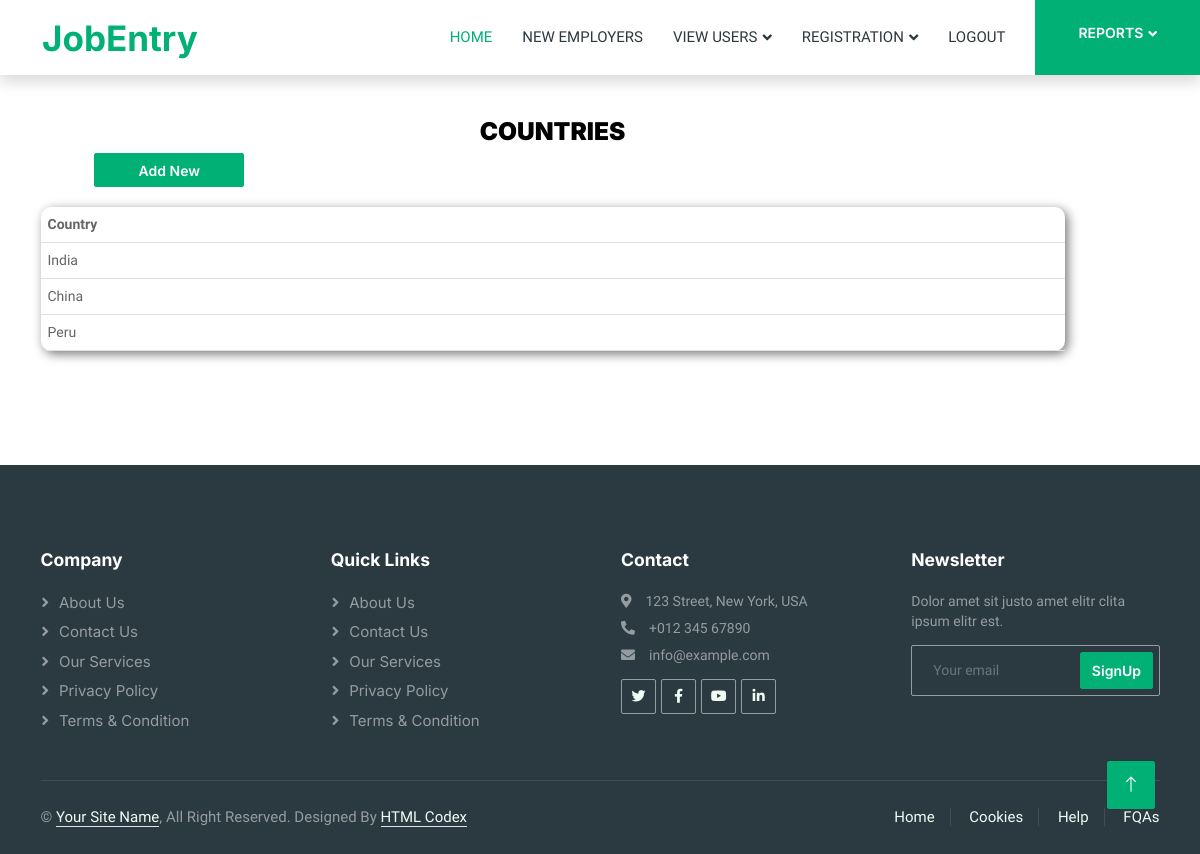
Page /accounts/admin/view/country/ (signed in) on the committed database.
### MetaData/models.py (models this page shows, shortened)
class Country(models.Model):
    country_name = models.CharField(max_length=100)

### Admin/views.py (the view)
# urls.py: path('accounts/admin/view/country/', views.view_country, name="view-countries"),
def view_country(request):
    if request.user.is_authenticated and request.user.is_app_admin:
        countries = Country.objects.all
        return render(request, 'views/admin/registration/countries.html', {'countries': countries})
    else:
        return redirect('index-page')

### templates/views/admin/registration/countries.html
{% extends 'base/admin/base.html' %}
{% load static %}
{% block body %}
    <br><br>
    <div class="container">
        <div class="row">
            <div class="col-md-11">
                <h3 style="text-align: center; color: #000"><b>COUNTRIES </b></h3>
                <div class="col-sm-1">
                    <a href="{% url 'register-country' %}" class="btn btn-primary" style="margin-left:63%;margin-bottom:20px; width:150px;">Add New</a>
                </div>
                <div class="form-horizontal">
                    <div class="form-group">
                        <table class="table table-hover" style=" border-radius: 10px; box-shadow: 3px 3px 11px #777777; margin-bottom:7%">
                            <tr>
                                <th>Country</th>
                            </tr>
                            {% for country in countries %}
                                <tr onclick="window.location='{% url 'view-states' %}?country={{ country.id }}'">
                                    <td>{{ country.country_name }}</td>
                                </tr>
                            {% endfor %}
                        </table>
                    </div>
                </div>
            </div>
        </div>
    </div>
{% endblock %}

### static/css/style.css (style rules this page uses)
:root { --primary: #00B074; --secondary: #2B9BFF; --light: #EFFDF5; --dark: #2B3940; }
.btn { font-family: 'Inter', sans-serif; font-weight: 600; transition: .5s; }
.btn.btn-primary, .btn.btn-secondary { color: #FFFFFF; }

### rows in the picture
Country: country_name "India"
Country: country_name "China"
Country: country_name "Peru"
